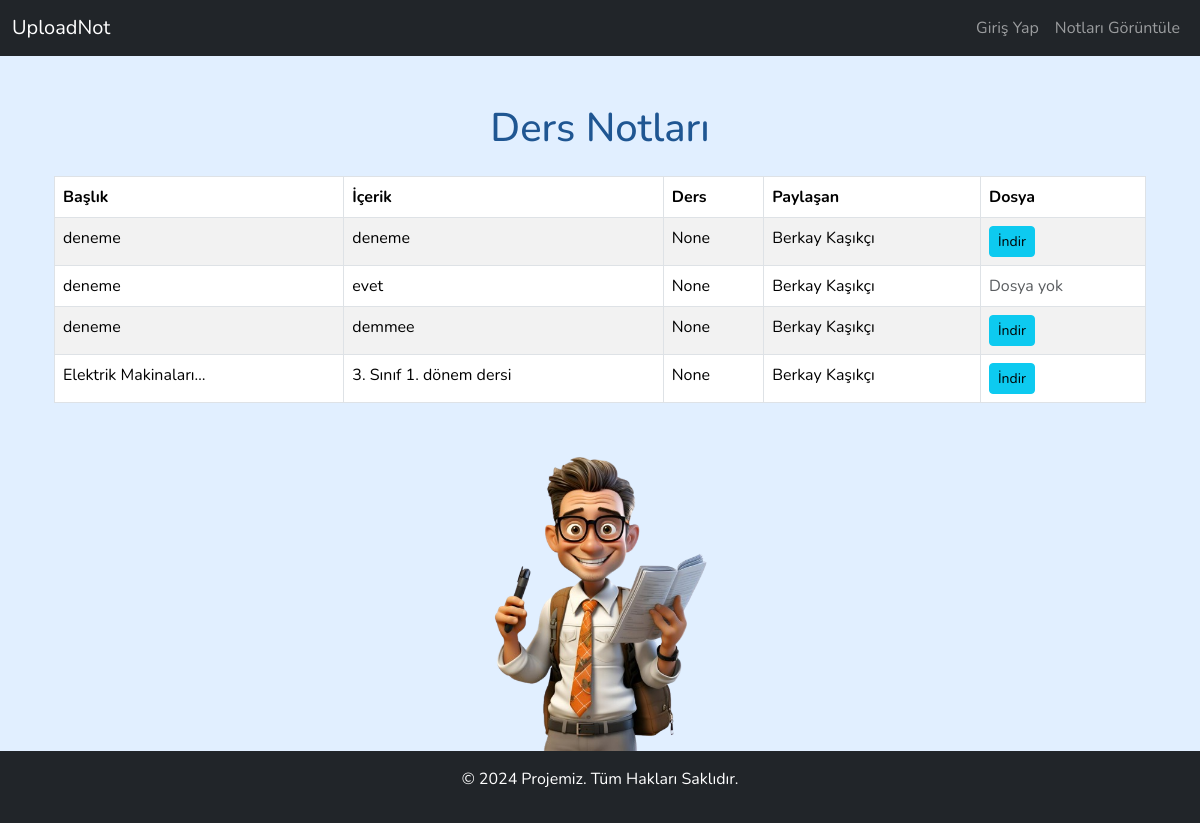
The page /paylasilan-notlar/ on the database as committed earlier.
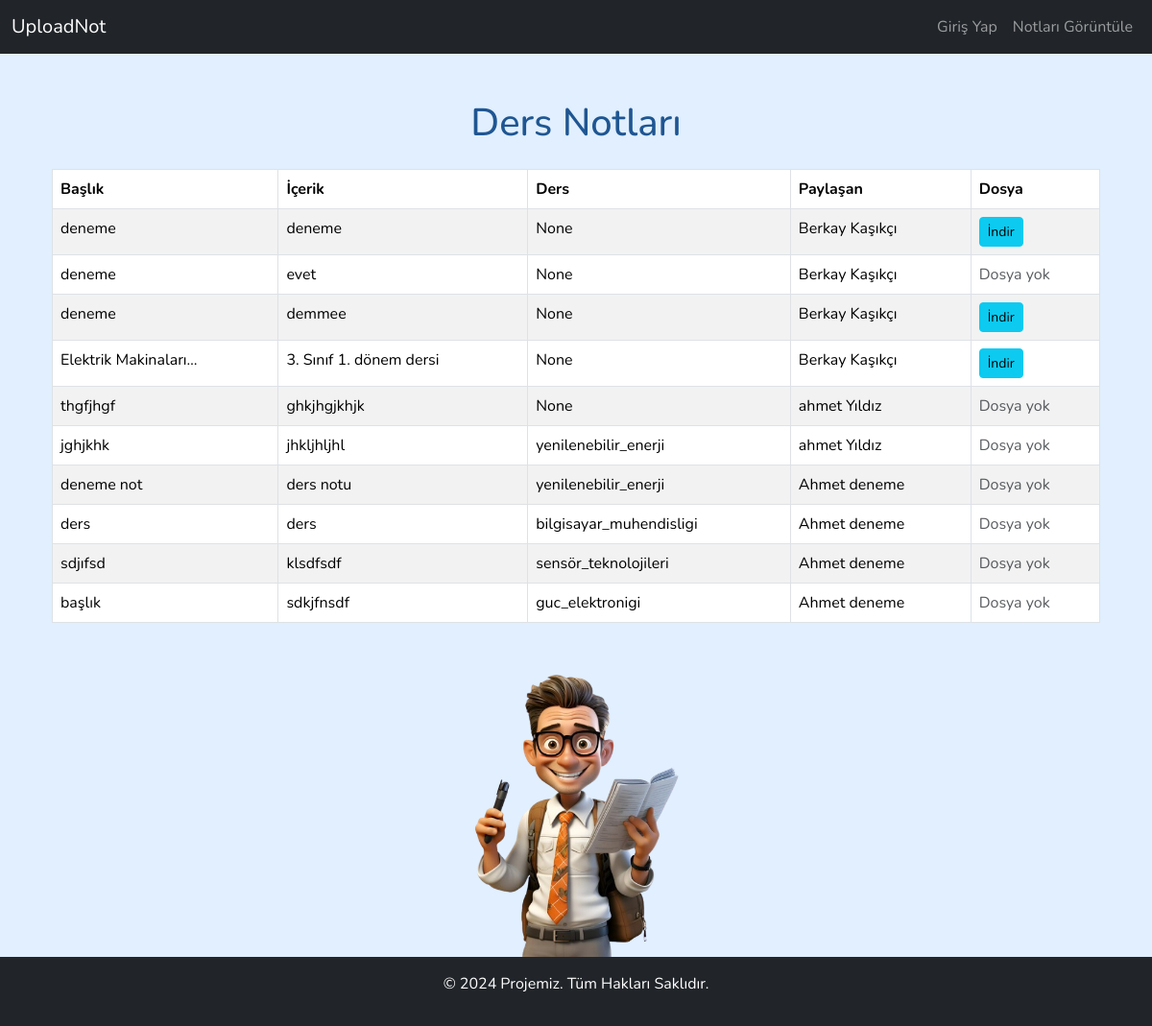
The same page on the database as committed later.
### notlar/models.py (models this page shows, shortened)
class Note(models.Model):
    CATEGORY_CHOICES = [
        ("genel", "Genel"),
        ("ders", "Ders"),
        ("is", "İş"),
        ("spor", "Spor"),
        ("teknoloji", "Teknoloji"),
        ("saglik", "Sağlık"),
        ("egitim", "Eğitim"),
    ]
    DERS_CHOICES = [
        ("elektrik_makinalari", "Elektrik Makineleri"),
        ("sinyaller_sistemler", "Sinyaller ve Sistemler"),
        ("devre_teorisi", "Devre Teorisi"),
        ("elektronik", "Elektronik"),
        ("kontrol_sistemleri", "Kontrol Sistemleri"),
        ("enerji_sistemleri", "Enerji Sistemleri"),
        ("elektrik_guc_sistemleri", "Elektrik Güç Sistemleri"),
        ("dijital_elektronik", "Dijital Elektronik"),
        ("mikrodenetleyiciler", "Mikrodenetleyiciler"),
        ("haberlesme_sistemleri", "Haberleşme Sistemleri"),
        ("elektromanyetik_alanlar", "Elektromanyetik Alanlar"),
        ("endustriyel_uygulamalar", "Endüstriyel Uygulamalar"),
        ("yenilenebilir_enerji", "Yenilenebilir Enerji Sistemleri"),
        ("robotik", "Robotik"),
        ("otomasyon", "Otomasyon Sistemleri"),
        ("yapay_zeka", "Yapay Zeka"),
        ("bilgisayar_muhendisligi", "Bilgisayar Mühendisliği"),
        ("sensör_teknolojileri", "Sensör Teknolojileri"),
        ("guc_elektronigi", "Güç Elektroniği"),
        ("optik_iletime", "Optik İletişim Sistemleri"),
        ("motor_kontrol", "Motor Kontrol Sistemleri"),
        ("isaret_isleme", "İşaret İşleme"),
    ]
    title = models.CharField(max_length=100)
    content = models.TextField()
    file = models.FileField(upload_to="notlar/", blank=True, null=True)
    created_at = models.DateTimeField(auto_now_add=True)
    updated_at = models.DateTimeField(auto_now=True)
    is_shared = models.BooleanField(default=False)
    kategori = models.CharField(
        max_length=50,
        choices=CATEGORY_CHOICES,
        verbose_name="Kategori",
        default="genel",
    )
    ders_kategori = models.CharField(
        max_length=50,
        choices=DERS_CHOICES,
        blank=True,
        null=True,
        verbose_name="Ders Kategori",
    )
    user = models.ForeignKey(
        User, on_delete=models.CASCADE
    )  # Kullanıcıya ilişkilendirme

### notlar/views.py (the view)
# urls.py: path("paylasilan-notlar/", views.shared_notes_view, name="shared_notes"),
def shared_notes_view(request):
    shared_notes = Note.objects.filter(is_shared=True)
    return render(request, "shared_notes.html", {"shared_notes": shared_notes})

### notlar/templates/shared_notes.html (shortened to what this page needs)
{% extends "base.html" %}
{% load static %}
{% block content %}
    <div class="container my-5">
        <h1 class="text-center mb-4" style="color: #1f5692;">Ders Notları</h1>
        <table class="table table-bordered table-striped">
            <thead class="thead-dark">
                <tr>
                    <th scope="col">Başlık</th>
                    <th scope="col">İçerik</th>
                    <th scope="col">Ders</th>
                    <th scope="col">Paylaşan</th>
                    <th scope="col">Dosya</th>
                </tr>
            </thead>
            <tbody>
                {% for not in shared_notes %}
                    <tr>
                        <td>{{ not.title|truncatechars:20 }}</td>
                        <td>{{ not.content|truncatechars:50 }}</td>
                        <td>{{ not.ders_kategori|truncatechars:50 }}</td>
                        <td>{{ not.user.first_name }} {{ not.user.last_name }}</td>
                        <td>
                            {% if not.file %}
                                <a href="{{ not.file.url }}" target="_blank" class="btn btn-info btn-sm">İndir</a>
                            {% else %}
                                <span class="text-muted">Dosya yok</span>
                            {% endif %}
                        </td>
                    </tr>
                {% empty %}
                    <tr>
                        <td colspan="4" class="text-center text-muted">Henüz paylaşılan not yok.</td>
                    </tr>
                {% endfor %}
            </tbody>
        </table>
    </div>
    <div class="d-flex justify-content-center mt-5">
        <img src="{% static 'images/shared_notes_image.png' %}"
             width="300"
             height="auto"
             alt="Paylaşılan Notlar"
             class="img-fluid rounded">
    </div>
{% endblock content %}

### notlar/templates/base.html (shortened to what this page needs)
<!DOCTYPE html>
<html lang="en">
    <head>
        {% load static %}
        <link rel="stylesheet" href="{% static 'css/style.css' %}">
        <link href="https://cdn.jsdelivr.net/npm/bootstrap@5.3.2/dist/css/bootstrap.min.css"
              rel="stylesheet">
    </head>
    <body>
        {% include "components/navbar.html" %}
        <div class="container mt-4">
            {% block content %}
            {% endblock content %}
        </div>
        {% include "components/footer.html" %}
    </body>
</html>

### notlar/templates/components/navbar.html (shortened to what this page needs)
<nav class="navbar navbar-expand-lg navbar-dark bg-dark">
    <div class="container-fluid">
        <a class="navbar-brand" href="{% url 'index' %}">UploadNot</a>
        {% if user.is_authenticated %}
            <div class="collapse navbar-collapse" id="navbarNav">
                <ul class="navbar-nav">
                    <li class="nav-item">
                        <a class="nav-link" href="{% url 'profile' %}">Profil</a>
                    </li>
                    <li class="nav-item dropdown">
                        <a class="nav-link dropdown-toggle"
                           href="#"
                           role="button"
                           data-bs-toggle="dropdown"
                           aria-expanded="false">Notlar</a>
                        <ul class="dropdown-menu">
                            <li>
                                <a class="dropdown-item" href="{% url 'notlar' %}">Paylaşılan Notlar</a>
                            </li>
                            <li>
                                <a class="dropdown-item" href="{% url 'shared_notes' %}">Ders Notları</a>
                            </li>
                        </ul>
                    </li>
                </ul>
                <ul class="navbar-nav ms-auto">
                    <li class="nav-item">
                        <a class="nav-link" href="{% url 'logout' %}">Çıkış Yap</a>
                    </li>
                </ul>
            </div>
        {% else %}
            <div class="collapse navbar-collapse" id="navbarNav">
                <ul class="navbar-nav ms-auto">
                    <li class="nav-item">
                        <a class="nav-link" href="{% url 'login' %}">Giriş Yap</a>
                    </li>
                </ul>
                <ul class="navbar-nav">
                    <li class="nav-item">
                        <a class="nav-link" href="{% url 'shared_notes' %}">Notları Görüntüle</a>
                    </li>
                </ul>
            </div>
        {% endif %}
    </div>
</nav>

### notlar/templates/components/footer.html
<footer class="bg-dark text-white text-center py-3">
    <p>© 2024 Projemiz. Tüm Hakları Saklıdır.</p>
</footer>

### notlar/static/css/style.css (style rules this page uses)
body { background-color: #e1efff !important; }
:root { --bs-font-sans-serif: 'Nunito', sans-serif !important; }

Rows that differ between the two databases and show on the page:
added Note: title "thgfjhgf", content "ghkjhgjkhjk", ders_kategori "None", user.first_name "ahmet", user.last_name "Yıldız", file "Dosya yok"
added Note: title "jghjkhk", content "jhkljhljhl", ders_kategori "yenilenebilir_enerji", user.first_name "ahmet", user.last_name "Yıldız", file "Dosya yok"
added Note: title "deneme not", content "ders notu", ders_kategori "yenilenebilir_enerji", user.first_name "Ahmet", user.last_name "deneme", file "Dosya yok"
added Note: title "ders", content "ders", ders_kategori "bilgisayar_muhendisligi", user.first_name "Ahmet", user.last_name "deneme", file "Dosya yok"
added Note: title "sdjıfsd", content "klsdfsdf", ders_kategori "sensör_teknolojileri", user.first_name "Ahmet", user.last_name "deneme", file "Dosya yok"
added Note: title "başlık", content "sdkjfnsdf", ders_kategori "guc_elektronigi", user.first_name "Ahmet", user.last_name "deneme", file "Dosya yok"
